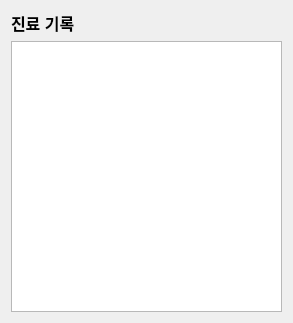
<?xml version="1.0" encoding="UTF-8"?>
<ui version="4.0">
 <class>MedicalRecordManager</class>
 <widget class="QWidget" name="MedicalRecordManager">
  <property name="geometry">
   <rect>
    <x>0</x>
    <y>0</y>
    <width>293</width>
    <height>323</height>
   </rect>
  </property>
  <property name="windowTitle">
   <string>Form</string>
  </property>
  <layout class="QGridLayout" name="gridLayout">
   <item row="0" column="0">
    <layout class="QVBoxLayout" name="verticalLayout">
     <item>
      <widget class="QLabel" name="label_7">
       <property name="font">
        <font>
         <pointsize>12</pointsize>
         <bold>true</bold>
        </font>
       </property>
       <property name="text">
        <string>진료 기록</string>
       </property>
      </widget>
     </item>
     <item>
      <widget class="QTableWidget" name="tableWidget_5"/>
     </item>
    </layout>
   </item>
  </layout>
 </widget>
 <resources/>
 <connections/>
</ui>
